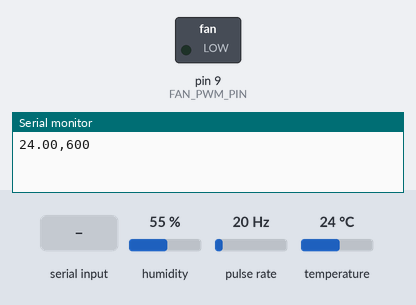
A sketch run on a simulated Arduino Uno, built with avr-gcc and run on an emulated ATmega328P. Shown: switched loads named in the sketch (green lamp = pin HIGH), the last lines printed to the serial monitor. Wiring (inferred from the names in the program): pulse sensor: data pin 2. The test bench sets the inputs (shaded band); at power-on: humidity 55 %, pulse rate 20 Hz, temperature 24 °C.

Above: at 1.2 s.
1.3 s: "90,45\n" received over Serial
At 1.7 s:
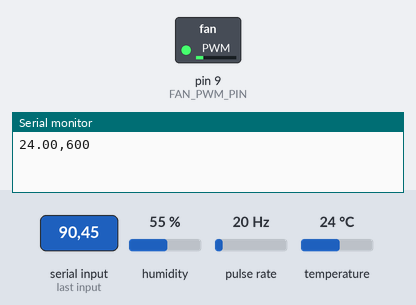
2.8 s: "30,150\n" received over Serial
At 4.0 s:
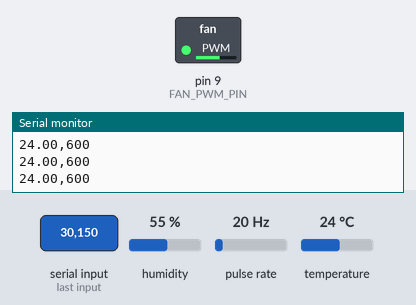
4.3 s: "200\n" received over Serial
At 5.1 s:
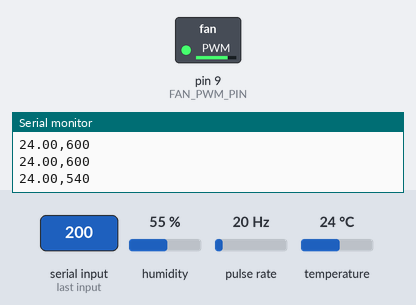
5.8 s: "90\n" received over Serial
At 6.3 s:
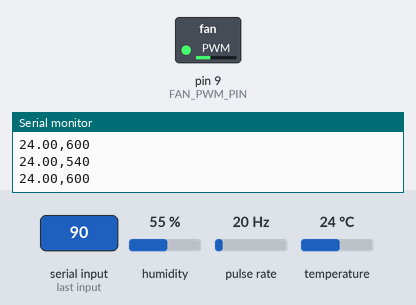
Timing chart, 0 to 8.3 s (numbered marks = the images above; inputs shaded):
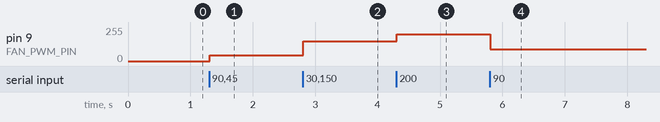

The sketch:

zadanie_poit.ino
```cpp
#include <DHT.h>

// --- KONFIGURÁCIA PINOV ---
#define DHTPIN 4           // Pin pre dátový kábel DHT11
#define DHTTYPE DHT11      // Typ senzora
#define FAN_PWM_PIN 9      // Pin pre PWM reguláciu ventilátora
#define FAN_TACHO_PIN 2    // Pin pre Tachometer

DHT dht(DHTPIN, DHTTYPE);

// --- PREMENNÉ PRE MERANIE OTÁČOK (RPM) ---
volatile unsigned int tachPulses = 0;
unsigned long lastRpmTime = 0;
int currentRpm = 0;

// --- PRERUŠOVACIA FUNKCIA (ISR) ---
void countPulses() {
  tachPulses++;
}

void setup() {
  Serial.begin(9600);

  // Inicializácia teplomera
  dht.begin();

  // Nastavenie pinov pre ventilátor
  pinMode(FAN_PWM_PIN, OUTPUT);

  pinMode(FAN_TACHO_PIN, INPUT_PULLUP);


  attachInterrupt(digitalPinToInterrupt(FAN_TACHO_PIN), countPulses, RISING);

  analogWrite(FAN_PWM_PIN, 0);
}

void loop() {
    // ---------------------------------------------------------
  // 1. ČASŤ: PRIJÍMANIE PRÍKAZOV Z FLASKU (Nastavenie výkonu)
  // ---------------------------------------------------------
  if (Serial.available() > 0) {
    int pwmValue = Serial.parseInt();

    if (pwmValue >= 0 && pwmValue <= 255) {
      analogWrite(FAN_PWM_PIN, pwmValue);
    }

    while(Serial.available() > 0) {
      Serial.read();
    }
  }

  // ---------------------------------------------------------
  // 2. ČASŤ: ODOSIELANIE DÁT DO FLASKU (Každú 1 sekundu)
  // ---------------------------------------------------------
  unsigned long currentTime = millis();
  if (currentTime - lastRpmTime >= 1000) {

    // --- Výpočet RPM ---
    noInterrupts();
    unsigned int copyPulses = tachPulses;
    tachPulses = 0;
    interrupts();

    currentRpm = (copyPulses / 2) * 60;
    lastRpmTime = currentTime;

    float temperature = dht.readTemperature();

    if (isnan(temperature)) {
      Serial.print("ERR");
    } else {
      Serial.print(temperature);
    }

    Serial.print(",");
    Serial.println(currentRpm);
  }
}
```

Measured:
- after the input at 1.3 s, pin 9 (FAN_PWM_PIN): 0/255 → 45/255 at once
- after the input at 2.8 s, pin 9 (FAN_PWM_PIN): 45/255 → 150/255 at once
- after the input at 4.3 s, pin 9 (FAN_PWM_PIN): 150/255 → 200/255 at once
- after the input at 5.8 s, pin 9 (FAN_PWM_PIN): 200/255 → 90/255 at once
